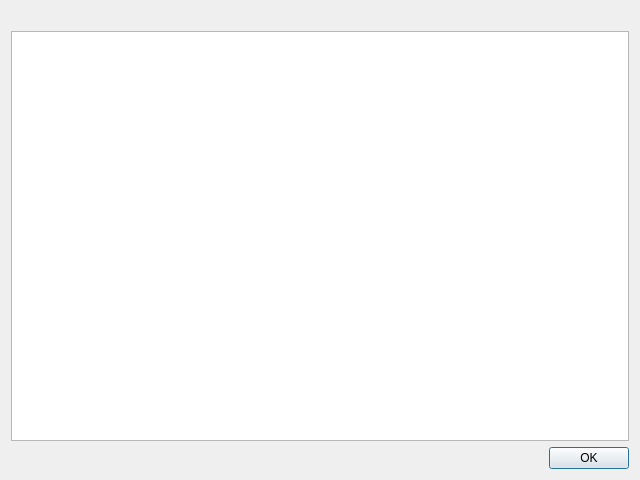
<?xml version="1.0" encoding="UTF-8"?>
<ui version="4.0">
 <class>HealthCheckDialog</class>
 <widget class="QDialog" name="HealthCheckDialog">
  <property name="geometry">
   <rect>
    <x>0</x>
    <y>0</y>
    <width>640</width>
    <height>480</height>
   </rect>
  </property>
  <property name="windowTitle">
   <string>Health Check</string>
  </property>
  <layout class="QVBoxLayout" name="verticalLayout">
   <item>
    <widget class="QLabel" name="summary_label">
     <property name="text">
      <string/>
     </property>
     <property name="wordWrap">
      <bool>true</bool>
     </property>
    </widget>
   </item>
   <item>
    <widget class="QPlainTextEdit" name="details_edit">
     <property name="readOnly">
      <bool>true</bool>
     </property>
    </widget>
   </item>
   <item>
    <widget class="QDialogButtonBox" name="buttonBox">
     <property name="orientation">
      <enum>Qt::Horizontal</enum>
     </property>
     <property name="standardButtons">
      <set>QDialogButtonBox::Ok</set>
     </property>
    </widget>
   </item>
  </layout>
 </widget>
 <resources/>
 <connections>
  <connection>
   <sender>buttonBox</sender>
   <signal>accepted()</signal>
   <receiver>HealthCheckDialog</receiver>
   <slot>accept()</slot>
  </connection>
  <connection>
   <sender>buttonBox</sender>
   <signal>rejected()</signal>
   <receiver>HealthCheckDialog</receiver>
   <slot>reject()</slot>
  </connection>
 </connections>
</ui>
